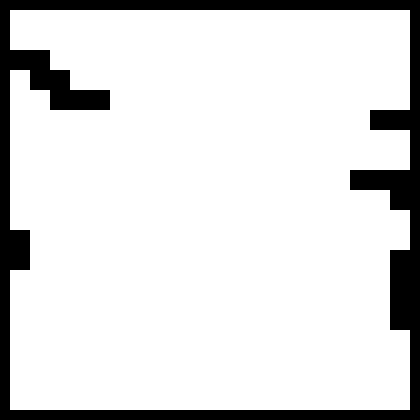
#> input picture Proposed_Approach/Maps/map1/M_0036.png, 420 x 420 px
$ python greedy_deployment_map1.py
#> lines starting #> are read from the running program, lines starting #| are printed output that depends on the picture; after the words box and inside, x2 and y2 are one past the last pixel; in counts of white or black regions, pixels touching at a corner belong together
### Proposed_Approach/Maps/map1/grid_generator_map1.py
from PIL import Image
import numpy as np
import matplotlib.pyplot as plt

img_path = "M_0036.png"
image = Image.open(img_path).convert("L").resize((300, 300))  # Convert to grayscale and resize

image_array = np.array(image)

grid = np.where(image_array < 128, 1, -1)
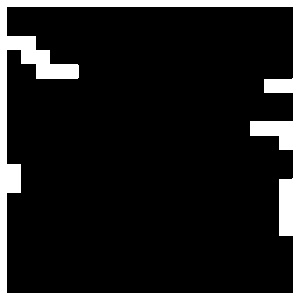
#> grid: shape (300, 300) int64; values -1 (black) and 1 (white), 13.5% white; 1 white region, box (x1, y1, x2, y2) and area: (0, 0, 300, 300) 12112

### Proposed_Approach/Maps/map1/greedy_deployment_map1.py
import numpy as np
import matplotlib.pyplot as plt
import matplotlib.animation as animation
from collections import deque
import math
from matplotlib.colors import ListedColormap
from grid_generator_map1 import grid

overlap = 0
total_grid_without_obstacle = 0
coverage_list = []
overlap_list = []

class Robot:
    def __init__(self, id, position, sensor_range, deployment=None):
        self.id = id
        self.position = position
        self.sensor_range = sensor_range
        self.deployed = False
        self.deployment = deployment

    def sense(self, occupancy_grid):
        global global_sensor_range
        global_sensor_range = self.sensor_range
        x, y = self.position
        sensor_range_sq = self.sensor_range ** 2
        min_x = max(0, x - self.sensor_range)
        max_x = min(occupancy_grid.shape[0] - 1, x + self.sensor_range)
#> max_x = 30
        min_y = max(0, y - self.sensor_range)
        max_y = min(occupancy_grid.shape[1] - 1, y + self.sensor_range)
#> max_y = 30

        for nx in range(int(min_x), int(max_x) + 1):
            for ny in range(int(min_y), int(max_y) + 1):
                dx = x - nx
                dy = y - ny
                distance_sq = dx**2 + dy**2
                if distance_sq <= sensor_range_sq:
                    if occupancy_grid[nx][ny] == -1:
                        occupancy_grid[nx][ny] = 0
                    if hasattr(self, 'deployment'):
                        self.deployment.sensing_map[nx][ny] += 1
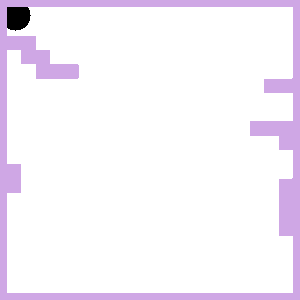
#> occupancy_grid: shape (300, 300) int64; 3 distinct labels, from -1 to 1; one colour per label, 0 black, -1 white


class GreedyDeployment:
    def __init__(self, grid_size=(300, 300), num_robots=150, sensor_range=15):
        self.grid_size = grid_size
        self.num_robots = num_robots
        self.sensor_range = sensor_range
        self.occupancy_grid = grid
        self.reachability_grid = np.zeros(grid_size)
        self.sensing_map = np.zeros(grid_size)
        self.robots = [Robot(i, (0, 0), sensor_range, self) for i in range(num_robots)]


        self.fig, (self.ax1, self.ax2) = plt.subplots(1, 2, figsize=(15, 6))
        self.fig.suptitle('Greedy Robot Deployment Algorithm')

        self.cmap = ListedColormap(['white', 'blue', 'red'])
        self.norm = plt.Normalize(-1, 1)

        self.im = None
        self.robot_scatter = None
        self.iteration = 0
        self.animation_frames = []

        self.robots[0].position = (sensor_range, sensor_range)
        self.robots[0].deployed = True
        self.robots[0].sense(self.occupancy_grid)
        self.update_reachability()

        self.init_visualization()

    def init_visualization(self):
        self.im = self.ax1.imshow(self.occupancy_grid, cmap=self.cmap, norm=self.norm,
                                origin='lower', interpolation='none')
        self.ax1.set_title('Coverage Map')
        self.ax1.set_xlabel('X position')
        self.ax1.set_ylabel('Y position')

        deployed_positions = [robot.position for robot in self.robots if robot.deployed]
        if deployed_positions:
            x, y = zip(*deployed_positions)
            self.robot_scatter = self.ax1.scatter(x, y, c='green', s=10, label='Robots')

        self.ax2.set_title('Performance Metrics')
        self.ax2.set_xlabel('Iteration')
        self.ax2.set_ylabel('Percentage')
        self.ax2.set_xlim(0, self.num_robots)
        self.ax2.set_ylim(0, 100)
        self.coverage_line, = self.ax2.plot([], [], 'b-', label='Coverage %')
        self.overlap_line, = self.ax2.plot([], [], 'r-', label='Overlap %')
        self.ax2.legend()

        plt.tight_layout()

    def update_visualization(self):
        vis_grid = np.copy(self.occupancy_grid)
        # Mark overlap areas (where sensing_map > 1)
        overlap_mask = self.sensing_map > 1
        vis_grid[overlap_mask] = 1  # Will be shown as red

        self.im.set_array(vis_grid)

        deployed_positions = [robot.position for robot in self.robots if robot.deployed]
        if deployed_positions:
            x, y = zip(*deployed_positions)
            if self.robot_scatter:
                self.robot_scatter.set_offsets(np.c_[y, x])
            else:
                self.robot_scatter = self.ax1.scatter(y, x, c='green', s=10, label='Robots')

        iterations = range(1, len(coverage_list)+1)
        self.coverage_line.set_data(iterations, coverage_list)
        self.overlap_line.set_data(iterations, overlap_list)

        self.animation_frames.append([self.im, self.robot_scatter, self.coverage_line, self.overlap_line])

        plt.pause(0.01)  # Pause to allow the plot to update

    def update_reachability(self):
        self.reachability_grid.fill(0)
        directions = [(1,0), (-1,0), (0,1), (0,-1), (1,1), (1,-1), (-1,1), (-1,-1)]

        queue = deque()
        for robot in self.robots:
            if robot.deployed:
                x, y = robot.position
                self.reachability_grid[x, y] = 1
                queue.append((x, y))

        while queue:
            x, y = queue.popleft()
            for dx, dy in directions:
                nx, ny = x + dx, y + dy
                if 0 <= nx < self.grid_size[0] and 0 <= ny < self.grid_size[1]:
                    if self.occupancy_grid[nx, ny] == 0 and self.reachability_grid[nx, ny] == 0:
                        self.reachability_grid[nx, ny] = 1
                        queue.append((nx, ny))

    def frontier_cells(self):
        frontier = []
        directions = [(1,0), (-1,0), (0,1), (0,-1)]
        for x in range(self.grid_size[0]):
            for y in range(self.grid_size[1]):
                if self.reachability_grid[x, y] == 1:
                    for dx, dy in directions:
                        nx, ny = x + dx, y + dy
                        if (0 <= nx < self.grid_size[0] and 0 <= ny < self.grid_size[1] and
                            self.occupancy_grid[nx, ny] == -1):
                            frontier.append((nx, ny))
                            break
        return frontier

    def coverage_gain(self, x, y):
        gain = 0
        for dx in range(-self.sensor_range, self.sensor_range + 1):
            for dy in range(-self.sensor_range, self.sensor_range + 1):
                nx, ny = x + dx, y + dy
                if 0 <= nx < self.grid_size[0] and 0 <= ny < self.grid_size[1]:
                    if self.occupancy_grid[nx, ny] == -1:
                        gain += 1
        return gain

    def deploy_next(self):
        frontier = self.frontier_cells()
        if not frontier:
            return False

        best_gain = -1
        best_pos = None

        for (x, y) in frontier:
            gain = self.coverage_gain(x, y)
            if gain > best_gain:
                best_gain = gain
                best_pos = (x, y)

        if best_pos:
            for robot in self.robots:
                if not robot.deployed:
                    robot.position = best_pos
                    robot.deployed = True
                    robot.sense(self.occupancy_grid)
                    self.update_reachability()
                    self.calculate_overlap(best_pos)
                    self.coverage()
                    self.update_visualization()  # Update visualization after each deployment
                    return True
        return False

    def calculate_overlap(self, pos):
        global overlap, overlap_list
        x, y = pos
        r_sq = self.sensor_range ** 2
        for dx in range(-self.sensor_range, self.sensor_range + 1):
            for dy in range(-self.sensor_range, self.sensor_range + 1):
                nx, ny = x + dx, y + dy
                if 0 <= nx < self.grid_size[0] and 0 <= ny < self.grid_size[1]:
                    if dx*dx + dy*dy <= r_sq:
                        if self.occupancy_grid[nx, ny] == 0 and self.sensing_map[nx, ny] > 1:
                            overlap += 1
        overlap_list.append(overlap / total_grid_without_obstacle * 100)

    def count_desired_area(self):
        global total_grid_without_obstacle
        total_grid_without_obstacle = np.sum(self.occupancy_grid == -1)
#> total_grid_without_obstacle = 77399

    def coverage(self):
        covered = np.sum(self.occupancy_grid == 0)
        coverage_list.append(covered / total_grid_without_obstacle * 100)
        return covered

    def create_animation(self):
        ani = animation.ArtistAnimation(self.fig, self.animation_frames, interval=150,
                                       blit=True, repeat_delay=1000)
        return ani


# Run the deployment
deployment = GreedyDeployment(grid_size=(300, 300), num_robots=138, sensor_range=15)
deployment.count_desired_area()

for _ in range(deployment.num_robots):
#> (the run stopped early here; a loop or call above may not have finished)
